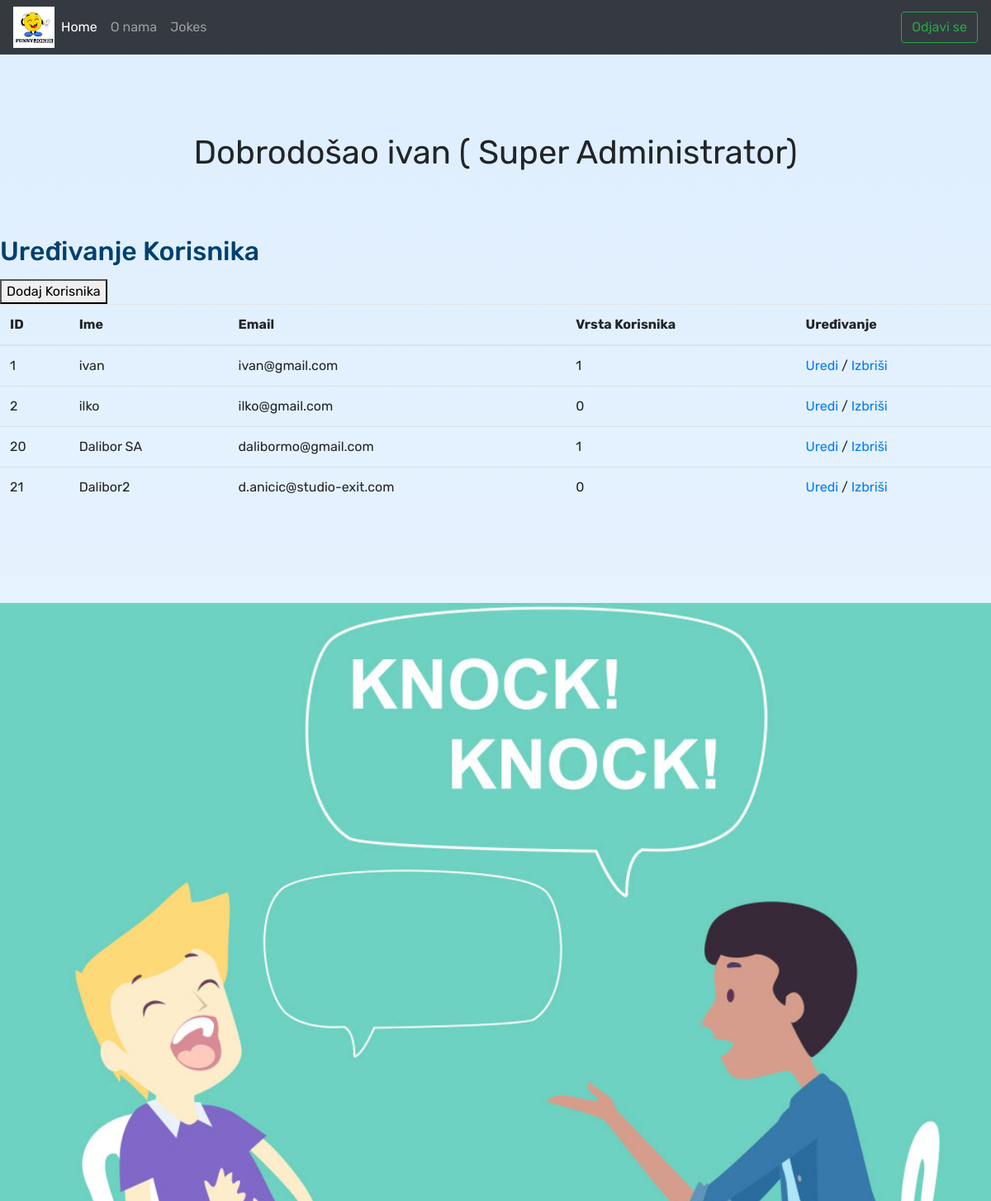
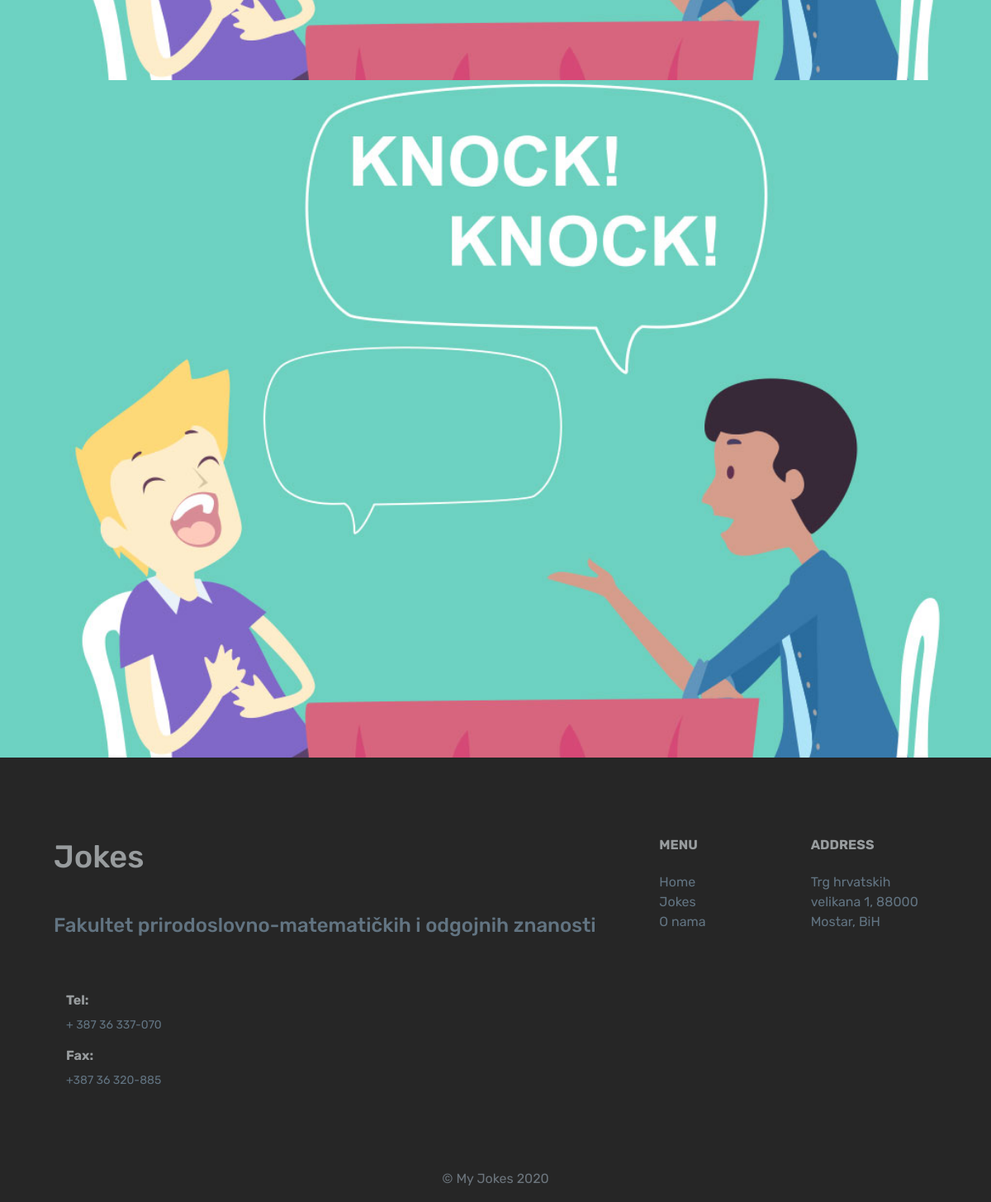
The app's page /index.php?login=success (signed in) with its own data (2 pictures, top to bottom).
### tables this page shows
CREATE TABLE IF NOT EXISTS `users` (
  `idUsers` int(11) NOT NULL AUTO_INCREMENT,
  `uidUsers` tinytext NOT NULL,
  `emailUsers` tinytext NOT NULL,
  `pwdUsers` longtext NOT NULL,
  `UserType` int(11) DEFAULT 0,
  PRIMARY KEY (`idUsers`)
);

### users.inc.php (the view)
<?php
function getUserName($conn , $id ) {
$sql = "SELECT uidUsers FROM users WHERE idUsers = $id";
$result = $conn->query($sql);
while($row = $result->fetch_assoc())
return $row['uidUsers'];
}
function getUserType($conn , $id ) {
$sql = "SELECT * FROM users WHERE idUsers = $id";
$result = $conn->query($sql);
$row = $result->fetch_assoc();
return  $row['UserType'];
}
function getUserList($conn) {
$sql = "SELECT * FROM users";
$result = $conn->query($sql);
while($row = $result->fetch_assoc())
echo '<tr>
        <td>' . $row['idUsers'] .  '</td>
        <td>' . $row['uidUsers'] .  '</td>
        <td>' . $row['emailUsers'] .  '</td>
        <td>' . $row['UserType'] .  '</td>
        <td><a href="/edit-user.php?id=' . $row['idUsers'] .  '">Uredi</a> / <a href="/user-delete.php?id=' . $row['idUsers'] .  '">Izbriši</a></td>
     </tr>';
}
?>

### index.php (shortened to what this page needs)
<?php
require "header.php";
include  'dbh.inc.php';
include  'users.inc.php';
?>
<main>
  <?php  if (isset($_SESSION['userId'])) : ?>
   <div class="admin-part">
   	<?php
   	$id = $_SESSION['userId'];
   	$UserName = getUserName($conn, $id);
   	$UserType = getUserType($conn, $id);
   ?>
    <div class="title">Dobrodošao <?php echo $UserName; ?> ( <?php if ($UserType == 1){ echo 'Super Administrator';}else {echo 'Administrator';} ?>)</div>
	<?php if ($UserType == 1){ ?>
	   <div class="edit-users">
	   	<h2>Uređivanje Korisnika</h2>
	   	<a href="/signup.php"><button>Dodaj Korisnika</button></a>
	   	   <table  class="table">
	   	     <thead>
	   	       <tr>
	   	         <th>ID</th>
	   	         <th>Ime</th>
	   	         <th>Email</th>
	   	         <th>Vrsta Korisnika</th>
	   	         <th>Uređivanje</th>
	   	       </tr>
	   	     </thead>
	   	     <tbody>
	   	      <?php getUserList($conn); ?>
	   	     </tbody>
	   	   </table>
	   </div>
	<?php } else {
		echo 'Molim prijavite se kao Super Administator da bi uređivali korisnike';
	} ?>
   </div>
   <?php endif; ?>
    <div>
		<img src="img/slika.jpg"  class="img-fluid" alt="Responsive image" style="width: 100%;" >
	</div>
	<?php
	if(isset($_SESSION['userId'])){
		echo'<img src="img/slika.jpg"  class="img-fluid" alt="Responsive image" style="width: 100%;" >';
	}
	else{
		echo'<img src="img/slika.jpg"  class="img-fluid" alt="Responsive image" style="width: 100%;" >';
	}
	?>
</main>
<?php
require "footer.php";
?>

### css/style.css (style rules this page uses)
.admin-part { text-align: center; padding: 131px 0 100px 0; }
.admin-part .title { font-size: 40px; }
.admin-part .edit-users { text-align: left; max-width: 1418px; margin: 0 auto; margin-top: 70px; }

### header.php (style rules this page uses)
body { background: linear-gradient(0deg, #fff, 50%, #DEEEFE); font-family: 'Rubik', sans-serif; height: 100 !important }
html { width: 100%; height: 100%; font-size: 100%; -webkit-text-size-adjust: 100%; -ms-text-size-adjust: 100%; text-rendering: optimizeLegibility; font-weight: normal; height: 100%; }
img { width:100% }
h2 { color:#004070; font-size:32px; margin-bottom:15px; }

### records on screen
users: uidUsers "ivan", idUsers "1", emailUsers "ivan@gmail.com", UserType "1"
users: idUsers "2", uidUsers "ilko", emailUsers "ilko@gmail.com", UserType "0"
users: idUsers "20", uidUsers "Dalibor SA", emailUsers "dalibormo@gmail.com", UserType "1"
users: idUsers "21", uidUsers "Dalibor2", emailUsers "d.anicic@studio-exit.com", UserType "0"
